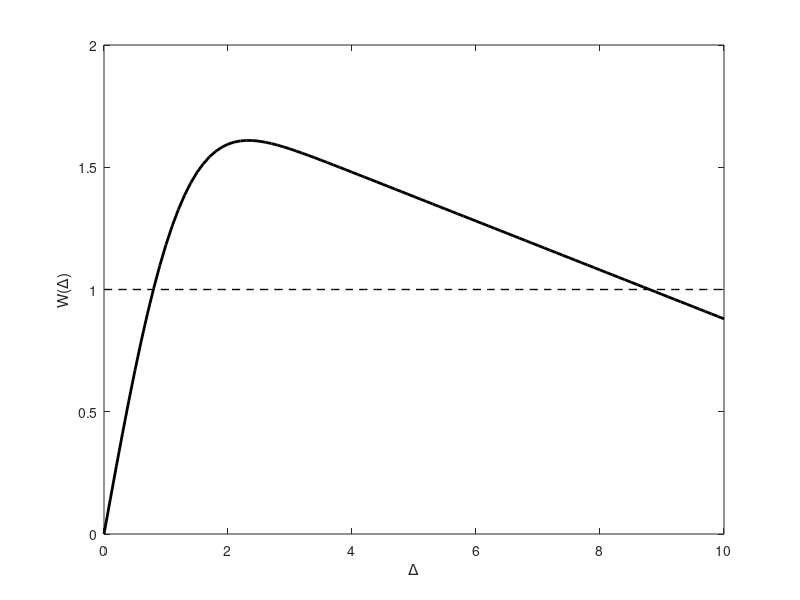

The MATLAB source for this figure:
% This code is used to determine the existence and stability of a bump
% solution in the Amari model.
%
% The existence of a solution of width ? is determined by the roots of
% W(?) = ?.
%
% The stability condition is that a steady state of width ? is stable if
% W'(?) < 0, and unstable otherwise.
%
% For details see Amari, S. I. (1977). Dynamics of pattern formation in 
% lateral-inhibition type neural fields. Biological cybernetics,
% 27(2), 77-87.
%
% (c) Weronika Wojtak, Feb 2023

%% cleaning
clear; clc;

%% delta range
delta = 0:0.1:10;

% theta
theta = [];

%% choose kernel

% Gaussian
p(1) = 1.5;    % A
p(2) = 1;      % sigma
p(3) = 0.1;    % g_i
w = @(x,A,sigma,g_i) A * exp(-0.5 * (x).^2 / sigma^2) - g_i;

for i = 1:numel(delta)
    k = delta(i);
    theta_i = integral(@(x)w(x,p(1),p(2),p(3)),0,k);
    theta = [theta theta_i];
end


% Mexican-hat
% p(1) = 3;      % A_ex
% p(2) = 1.5;    % s_ex
% p(3) = 1.5;    % A_inh
% p(4) = 3;      % s_inh
% p(5) = 0.2;    % g_i
% w = @(x,A_ex,s_ex,A_in,s_in,g_i) A_ex * exp(-0.5 * (x).^2 / s_ex^2) - A_in * exp(-0.5 * (x).^2 / s_in^2) - g_i;
% 
% for i = 1:numel(delta)
%     k = delta(i);
%     theta_i = integral(@(x)w(x,p(1),p(2),p(3),p(4),p(5)),0,k);
%     theta = [theta theta_i];
% end


% Oscillatory
% p(1) = 1;      % A
% p(2) = 0.3;    % b
% p(3) = 0.9;    % alpha
% w =  @(x,A,b,alpha) A*(exp(-b*abs(x)).*((b*sin(abs(alpha*x)))+cos(alpha*x)));
%
% for i = 1:numel(delta)
%     k = delta(i);
%     theta_i = integral(@(x)w(x,p(1),p(2),p(3)),0,k);
%     theta = [theta theta_i];
% end


%% plot results
figure; 
plot(delta,theta,'-k','linewidth',2)
xlabel('\Delta'), ylabel('W(\Delta)')
% check bump existence for a particular value of \theta
theta_value = 1;
hold on, plot(delta,ones(length(delta),1)*theta_value,'--k','linewidth',1)


